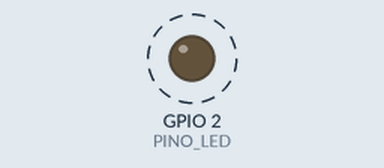
This sketch was run on a simulated ESP32. Parts: output pins drawn as LEDs (lit = HIGH). Dashed ring = blinking. What the sketch prints to the serial monitor is not drawn.

Above: at 0.2 s.
Timing chart, 0 to 3.0 s (numbered marks = the images above):
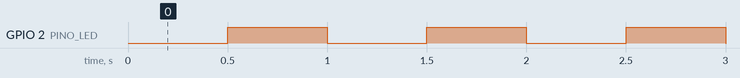

The sketch:

PiscaSerial.ino
```cpp
// Pisca um LED sem travar o loop e conta as piscadas no monitor serial.
const int PINO_LED = 2;            // confira no esquema da sua placa
const unsigned long PERIODO = 500; // ms entre trocas de estado

unsigned long ultimaTroca = 0;
bool aceso = false;
uint32_t piscadas = 0;

void setup() {
  Serial.begin(115200);
  pinMode(PINO_LED, OUTPUT);
  Serial.printf("Chip %s, revisão %d, %d núcleo(s) a %lu MHz\n",
                ESP.getChipModel(), ESP.getChipRevision(),
                ESP.getChipCores(), (unsigned long)ESP.getCpuFreqMHz());
  Serial.printf("Flash: %lu bytes; heap livre: %lu bytes\n",
                (unsigned long)ESP.getFlashChipSize(),
                (unsigned long)ESP.getFreeHeap());
}

void loop() {
  if (millis() - ultimaTroca >= PERIODO) {
    ultimaTroca = millis();
    aceso = !aceso;
    digitalWrite(PINO_LED, aceso ? HIGH : LOW);
    if (aceso) {
      piscadas++;
      Serial.printf("piscada %lu\n", (unsigned long)piscadas);
    }
  }
}
```

Measured:
- by itself, GPIO 2 (PINO_LED): alternates HIGH for 0.50 s and LOW for 0.50 s
